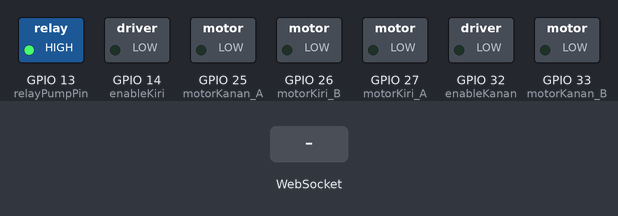
The program below on a simulated ESP32. Shown: switched loads named in the program (green lamp = pin HIGH). Inputs (shaded band) come from the test bench. WiFi joins after 1.5 s; servers stay silent unless stated; storage starts empty; what the program prints to the serial monitor is not drawn.

Above: at 2.7 s.
2.8 s: WebSocket text "FORWARD" received
At 4.0 s:
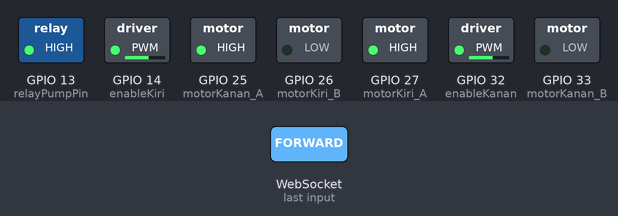
4.3 s: WebSocket text "PUMP_ON" received
At 5.2 s:
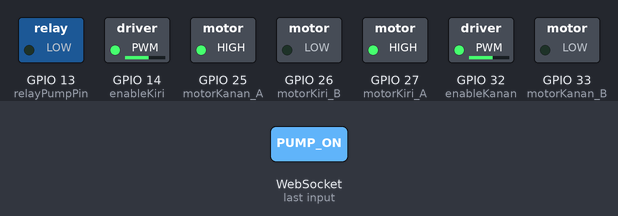
5.8 s: WebSocket text "BACKWARD" received
At 6.4 s:
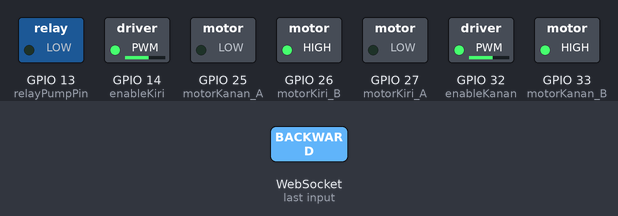
7.3 s: WebSocket text "PUMP_OFF" received
At 8.5 s:
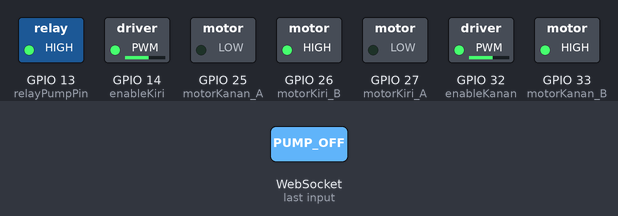
8.8 s: WebSocket text "LEFT" received
At 9.8 s:
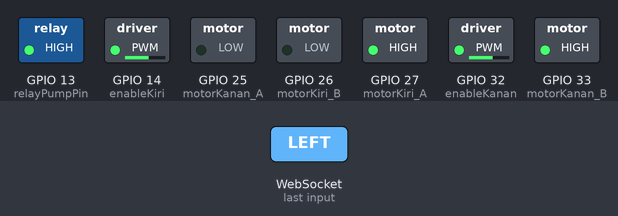
10.3 s: WebSocket text "RIGHT" received
At 11.0 s:
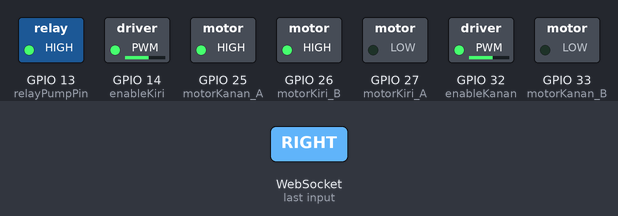
Timing chart, 0 to 12.8 s (numbered marks = the images above; inputs shaded):
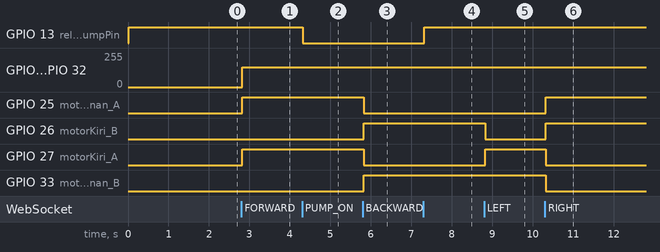

The program:

main.cpp
```cpp
#include <AsyncTCP.h>
#include <ESPAsyncWebServer.h>
#include <LittleFS.h> // Library untuk membaca index.html dari Flash
#include "WiFiSetup.h"
#include "MotorControl.h"

// --- 1. Konfigurasi Server dan WebSocket ---
AsyncWebServer server(80);
AsyncWebSocket ws("/ws"); // WebSocket endpoint

// --- 2. Penanganan WebSocket ---

void onWsEvent(AsyncWebSocket *server, AsyncWebSocketClient *client, AwsEventType type, void *arg, uint8_t *data, size_t len) {
    if (type == WS_EVT_CONNECT) {
        Serial.println("WebSocket Client Connected");
    } else if (type == WS_EVT_DISCONNECT) {
        Serial.println("WebSocket Client Disconnected");
        stopMobil();
        setPump(false); // Matikan Pump jika koneksi terputus
    } else if (type == WS_EVT_DATA) {
        AwsFrameInfo *info = (AwsFrameInfo*)arg;
        if (info->final && info->index == 0 && info->len == len && info->opcode == WS_TEXT) {
            data[len] = 0;
            String message = (char*)data;
            // Ambil kecepatan global dari MotorControl.cpp
            int speed = globalSpeed;

            // Logika Kontrol Motor
            if (message == "FORWARD") {
                bergerak(speed, true, speed, true);
            } else if (message == "BACKWARD") {
                bergerak(speed, false, speed, false);
            } else if (message == "LEFT") {
                bergerak(speed, false, speed, true);
            } else if (message == "RIGHT") {
                bergerak(speed, true, speed, false);
            } else if (message == "STOP") {
                stopMobil();
            }
            // Logika Kontrol Pompa
            else if (message == "PUMP_ON") {
                setPump(true);
            } else if (message == "PUMP_OFF") {
                setPump(false);
            }
            // Logika Kontrol Kecepatan
            else if (message.startsWith("SPEED:")) {
                String speedStr = message.substring(6);
                globalSpeed = speedStr.toInt();
            }
        }
    }
}

// --- 3. SETUP dan LOOP ---
void setup() {
    Serial.begin(115200);

    // 1. Inisialisasi Sistem File
    if (!LittleFS.begin()) {
        Serial.println("An Error has occurred while mounting LittleFS");
        return;
    }
    Serial.println("LittleFS mounted successfully.");

    // 2. Inisialisasi Pin Motor DC dan Relay
    // Fungsi ini didefinisikan di MotorControl.cpp
    setupMotorPins();

    // 3. Panggil Fungsi Setup WiFi
    // Fungsi ini didefinisikan di WiFiSetup.cpp
    setupWiFi();

    // 4. Inisialisasi WebSocket
    ws.onEvent(onWsEvent);
    server.addHandler(&ws);

    // 5. Routing Web Server untuk Halaman Utama (Membaca dari LittleFS)
    server.on("/", HTTP_GET, [](AsyncWebServerRequest *request){
        // Menyajikan file index.html dari LittleFS
        request->send(LittleFS, "/index.html", "text/html");
    });
//
    server.begin();
    Serial.println("HTTP server started.");
}

void loop() {
    // Tugas membersihkan klien WebSocket yang terputus
    ws.cleanupClients();
}
```

MotorControl.cpp
```cpp
#include "MotorControl.h"

// --- 1. Definisi Konstanta Pin Motor DC (L298N) ---
// Motor Kiri
const int motorKiri_A = 27;
const int motorKiri_B = 26;
const int enableKiri = 14;  // PWM Channel 0

// Motor Kanan
const int motorKanan_A = 25;
const int motorKanan_B = 33;
const int enableKanan = 32;  // PWM Channel 1

// --- 2. Definisi Konstanta Pin Motor Pump (Relay 1 Channel) ---
const int relayPumpPin = 13;

// Konfigurasi PWM
const int freq = 5000;
const int res = 8; // Resolusi 8 bit (0-255)
const int chKiri = 0;
const int chKanan = 1;

// Variabel Kontrol Global
int globalSpeed = 150;
const int maxSpeed = 255;

// --- 3. Implementasi Fungsi ---

void setupMotorPins() {
    // Inisialisasi Pin Motor DC dan PWM
    pinMode(motorKiri_A, OUTPUT);
    pinMode(motorKiri_B, OUTPUT);
    pinMode(motorKanan_A, OUTPUT);
    pinMode(motorKanan_B, OUTPUT);

    ledcSetup(chKiri, freq, res);
    ledcAttachPin(enableKiri, chKiri);
    ledcSetup(chKanan, freq, res);
    ledcAttachPin(enableKanan, chKanan);

    // Inisialisasi Pin Relay
    pinMode(relayPumpPin, OUTPUT);
    // Pastikan pompa mati saat startup (HIGH untuk Active-LOW)
    digitalWrite(relayPumpPin, HIGH);

    stopMobil();
}

void setMotor(int channel, int pinA, int pinB, int speed, bool maju) {
    speed = constrain(speed, 0, maxSpeed);
    ledcWrite(channel, speed);

    if (speed == 0) {
        digitalWrite(pinA, LOW);
        digitalWrite(pinB, LOW);
    } else if (maju) {
        digitalWrite(pinA, HIGH);
        digitalWrite(pinB, LOW);
    } else {
        digitalWrite(pinA, LOW);
        digitalWrite(pinB, HIGH);
    }
}

void stopMobil() {
    setMotor(chKiri, motorKiri_A, motorKiri_B, 0, true);
    setMotor(chKanan, motorKanan_A, motorKanan_B, 0, true);
}

void bergerak(int speedKiri, bool majuKiri, int speedKanan, bool majuKanan) {
    setMotor(chKiri, motorKiri_A, motorKiri_B, speedKiri, majuKanan); // Perhatikan: Motor Kanan biasanya diputar terbalik untuk maju
    setMotor(chKanan, motorKanan_A, motorKanan_B, speedKanan, majuKiri); // Perhatikan: Motor Kiri biasanya diputar normal untuk maju
}

void setPump(bool aktif) {
    // Relay Active-LOW: LOW = ON, HIGH = OFF
    if (aktif) {
        digitalWrite(relayPumpPin, LOW);
        Serial.println("Motor Pump ON");
    } else {
        digitalWrite(relayPumpPin, HIGH);
        Serial.println("Motor Pump OFF");
    }
}
```

MotorControl.h
```cpp
#ifndef MOTORCONTROL_H
#define MOTORCONTROL_H

#include <Arduino.h>

// --- 1. Konfigurasi Pin Motor DC (L298N) ---
// Motor Kiri
extern const int motorKiri_A;
extern const int motorKiri_B;
extern const int enableKiri;

// Motor Kanan
extern const int motorKanan_A;
extern const int motorKanan_B;
extern const int enableKanan;

// --- 2. Konfigurasi Motor Pump (Relay 1 Channel) ---
extern const int relayPumpPin;

// Konfigurasi PWM
extern const int freq;
extern const int res;
extern const int chKiri;
extern const int chKanan;

// Variabel Kontrol Global
extern int globalSpeed;
extern const int maxSpeed;

// --- 3. Deklarasi Fungsi Kontrol ---

/**
 * @brief Menginisialisasi semua pin GPIO motor dan relay.
 */
void setupMotorPins();

/**
 * @brief Mengontrol kecepatan dan arah satu motor (kiri atau kanan).
 */
void setMotor(int channel, int pinA, int pinB, int speed, bool maju);

/**
 * @brief Menghentikan pergerakan kedua motor.
 */
void stopMobil();

/**
 * @brief Mengatur pergerakan mobil secara keseluruhan (maju, mundur, belok).
 */
void bergerak(int speedKiri, bool majuKiri, int speedKanan, bool majuKanan);

/**
 * @brief Mengontrol status ON/OFF Motor Pump melalui Relay.
 * @param aktif True untuk ON, False untuk OFF.
 */
void setPump(bool aktif);

#endif // MOTORCONTROL_H
```

WiFiSetup.cpp
```cpp
#include "WiFiSetup.h"
#include <Arduino.h>

const char* ssid = "Pikan Miku";       // <<== HARUS DIGANTI!
const char* password = "jasamaru123"; // <<== HARUS DIGANTI!

IPAddress setupWiFi() {
    Serial.print("Connecting to WiFi...");
    WiFi.begin(ssid, password);

    while (WiFi.status() != WL_CONNECTED) {
        delay(500);
        Serial.print(".");
    }

    Serial.println("\nConnected!");
    Serial.print("IP Address: ");
    Serial.println(WiFi.localIP());

    return WiFi.localIP();
}
```

WiFiSetup.h
```cpp
#ifndef WIFISETUP_H
#define WIFISETUP_H

#include <WiFi.h>

extern const char* ssid;
extern const char* password;

IPAddress setupWiFi();

#endif // WIFISETUP_H
```

Measured:
- after the input at 2.8 s, GPIO 14 (enableKiri), GPIO 32 (enableKanan): 0/255 → 149/255 at once; GPIO 25 (motorKanan_A), GPIO 27 (motorKiri_A): LOW → HIGH at once
- after the input at 4.3 s, GPIO 13 (relayPumpPin): HIGH → LOW at once
- after the input at 5.8 s, GPIO 25 (motorKanan_A), GPIO 27 (motorKiri_A): HIGH → LOW at once; GPIO 26 (motorKiri_B), GPIO 33 (motorKanan_B): LOW → HIGH at once
- after the input at 7.3 s, GPIO 13 (relayPumpPin): LOW → HIGH at once
- after the input at 8.8 s, GPIO 26 (motorKiri_B): HIGH → LOW at once; GPIO 27 (motorKiri_A): LOW → HIGH at once
- after the input at 10.3 s, GPIO 25 (motorKanan_A), GPIO 26 (motorKiri_B): LOW → HIGH at once; GPIO 27 (motorKiri_A), GPIO 33 (motorKanan_B): HIGH → LOW at once
